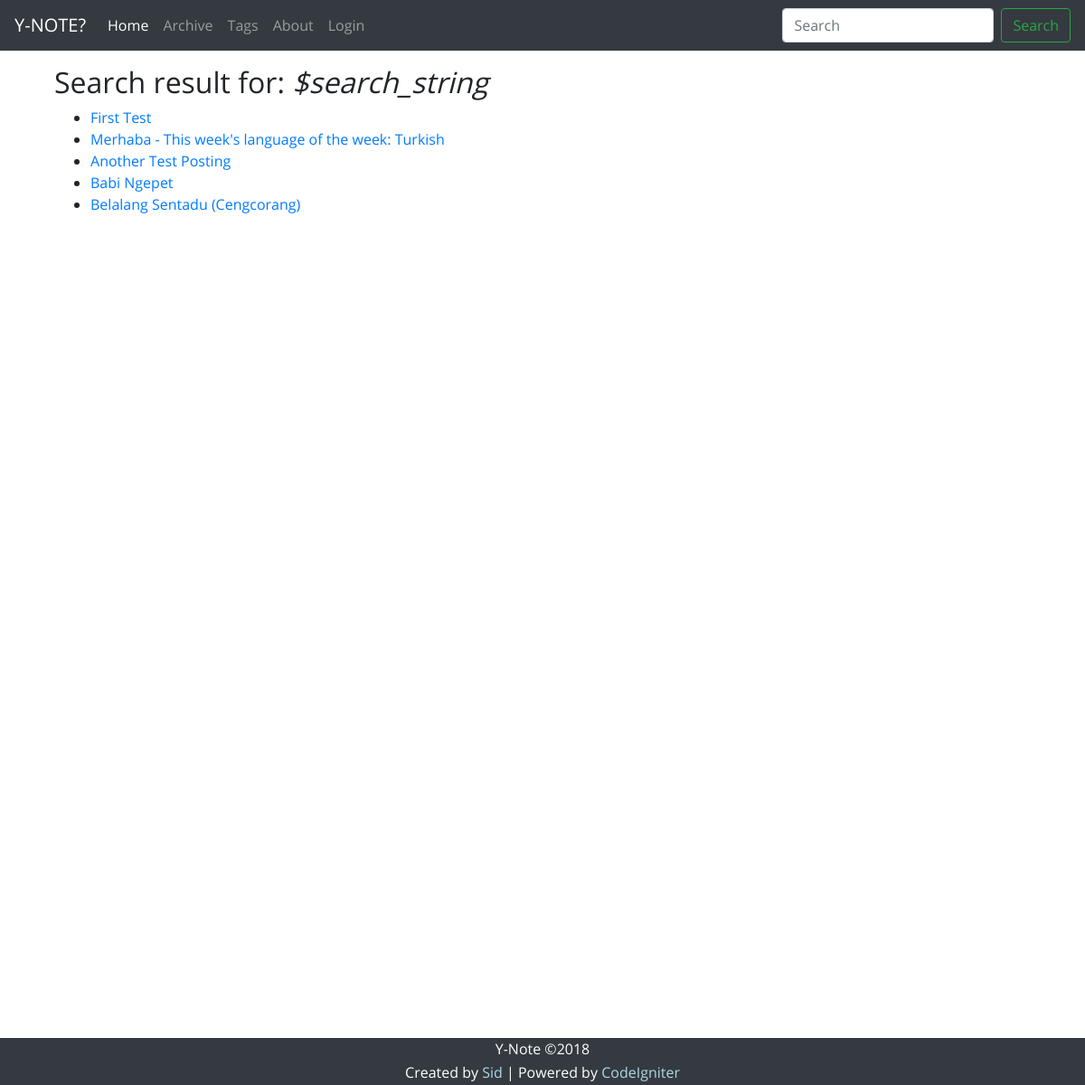
/index.php/search, run on the app's committed database.
### tables this page shows
CREATE TABLE `posts` (
  `id_post` int(11) NOT NULL AUTO_INCREMENT,
  `date_post` datetime DEFAULT NULL,
  `date_modified` datetime DEFAULT NULL,
  `title_post` varchar(255) DEFAULT NULL,
  `content` text,
  `author` varchar(50) DEFAULT NULL,
  PRIMARY KEY (`id_post`)
);

### application/controllers/Search.php (called while the page is built, shortened)
<?php
class Search extends CI_Controller {
    public function index() {
        $post = $this->Post_model;
        $search_string = $this->input->get('search');
        $list_posts = $post->search_post($search_string);
        $this->load->view('header_view', array('page_title' => 'Search - Y-Note'));
        $this->load->view('navbar_view');
        $this->load->view('search_view', array('search_string' => $search_string, 'list_posts' => $list_posts));
        $this->load->view('tail_view');
    }
}

### index.php (called while the page is built, shortened)
<?php
require_once BASEPATH.'core/CodeIgniter.php';

### application/models/Post_model.php (called while the page is built, shortened)
<?php
class Post_model extends CI_Model {
    public function search_post($search_string) {
        $this->db->like('content', $search_string)
                 ->or_like('title_post', $search_string);
        $query = $this->db->get('posts');
        return $query->result_array();
    }
}

### application/views/search_view.php (the view, shortened to what this page needs)
<div class='container'>
    <h2>Search result for: <em>$search_string</em></h2>
    <ul>
    <?php
    foreach ($list_posts as $post) {
        echo "<li><a href='" . site_url("read_post/{$post['id_post']}"). "'>" . $post['title_post'] . "</a></li>";
    }
    ?>
    </ul>
</div>

### assets/css/index.css (style rules this page uses)
body { min-height: 75rem; padding-top: 4.5rem; padding-bottom: 4.5rem; margin-bottom: 0; font-family: 'Open Sans', Courier, monospace; }

### data on the page
posts: title_post "First Test"
posts: title_post "Merhaba - This week's language of the week: Turkish"
posts: title_post "Another Test Posting"
posts: title_post "Babi Ngepet"
posts: title_post "Belalang Sentadu (Cengcorang)"
